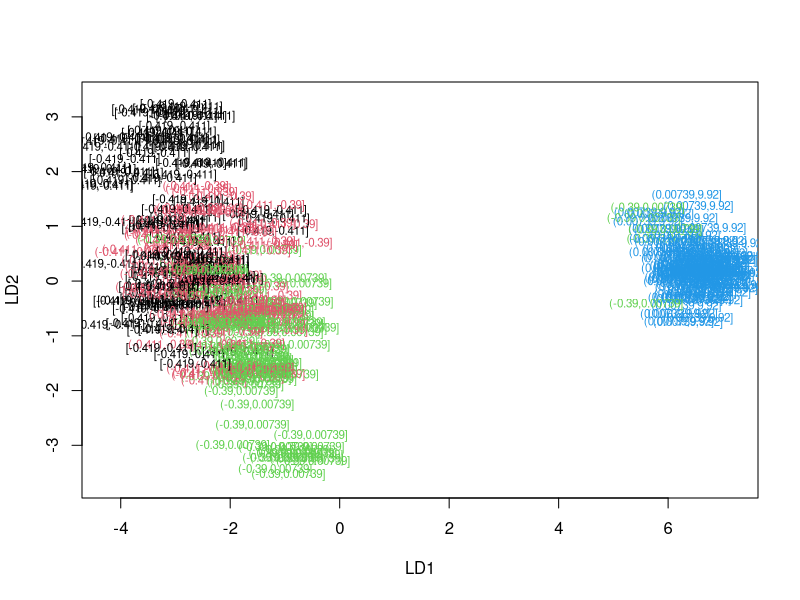

Recreate this plot in R.
## ---- chunk 1
library(MASS)
data("Boston")
dim(Boston)
## ---- chunk 2
str(Boston)
## ---- chunk 3
summary(Boston)
## ---- chunk 4
boston_scaled <- scale(Boston)
boston_scaled <- as.data.frame(boston_scaled)
summary(boston_scaled)

## ---- chunk 5
scaled_crim <- boston_scaled$crim
bins <- quantile(scaled_crim)
crime <- cut(scaled_crim, breaks = bins, include.lowest = TRUE)
boston_scaled <- dplyr::select(boston_scaled, -crim)
boston_scaled <- data.frame(boston_scaled, crime)
n <- nrow(boston_scaled)
ind <- sample(n,  size = n * 0.8)
train <- boston_scaled[ind,]
test <- boston_scaled[-ind,]

## ---- chunk 6
lda.fit <- lda(crime ~ . , data = train)
lda.fit
classes <- as.numeric(train$crime)
plot(lda.fit, dimen = 2,col = classes, pch = classes)
## ---- chunk 7
correct_classes <- test$crime
test <- dplyr::select(test, -crime)
lda.pred <- predict(lda.fit, newdata = test)
table(correct = correct_classes, predicted = lda.pred$class)
